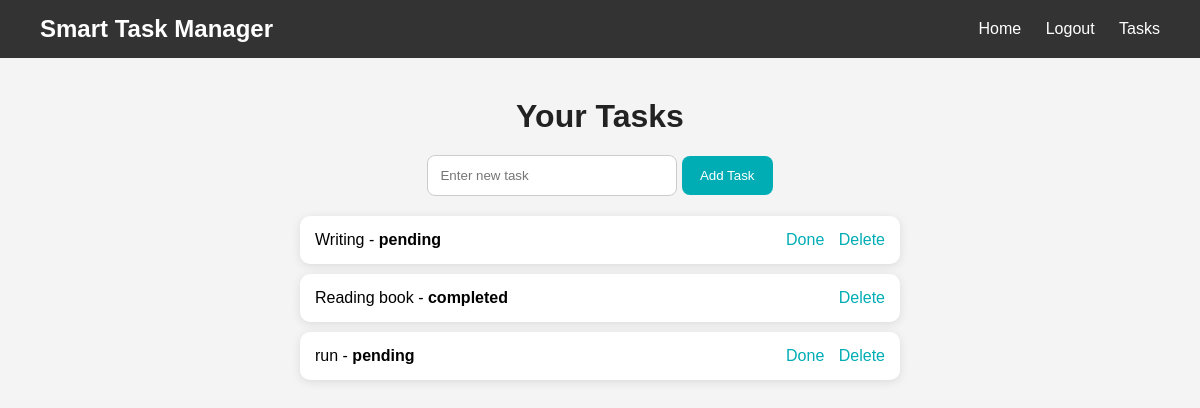
/tasks (signed in), run on the app's committed database.
### tables this page shows
CREATE TABLE tasks (
        id INTEGER PRIMARY KEY AUTOINCREMENT,
        username TEXT,
        task TEXT,
        status TEXT DEFAULT 'pending'
    );

### app.py (the view)
@app.route('/tasks', methods=['GET', 'POST'])
def tasks():
    if 'user' not in session:
        return redirect('/login')
    conn = sqlite3.connect("data.db")
    c = conn.cursor()
    if request.method == 'POST':
        task = request.form['task']
        username = session['user']
        c.execute("INSERT INTO tasks (username, task) VALUES (?, ?)",
                  (username, task))
        conn.commit()
    c.execute("SELECT * FROM tasks WHERE username=?",
              (session['user'],))
    data = c.fetchall()
    conn.close()
    return render_template('tasks.html', tasks=data)

### templates/tasks.html (shortened to what this page needs)
<!DOCTYPE html>
<html>
<head>
    <link rel="stylesheet" href="{{ url_for('static', filename='style.css') }}">
</head>
<body>
<nav>
        <div class="logo">
            Smart Task Manager
        </div>
    <div class="nav-links">
    <a href="/">Home</a>
    {% if session.get('user') %}
        <a href="/logout">Logout</a>
        <a href="/tasks">Tasks</a>
    {% else %}
        <a href="/login">Login</a>
        <a href="/register">Register</a>
    {% endif %}
</div>
    </nav>
<div class="tasks-page">
    <h1>Your Tasks</h1>
    <form method="POST" action="/tasks" class="task-form">
        <input type="text" name="task" placeholder="Enter new task" required>
        <button type="submit">Add Task</button>
    </form>
    <ul class="task-list">
        {% for task in tasks %}
            <li>
                <span>
                    {{ task[2] }} - <b>{{ task[3] }}</b>
                </span>
                <span>
                    {% if task[3] == 'pending' %}
                        <a href="/complete/{{ task[0] }}">Done</a>
                    {% endif %}
                    <a href="/delete/{{ task[0] }}">Delete</a>
                </span>
            </li>
        {% endfor %}
    </ul>
</div>
</body>
</html>

### static/style.css (style rules this page uses)
* { margin: 0; padding: 0; box-sizing: border-box; }
body { font-family: Arial, sans-serif; background-color: #f4f4f4; }
nav { background-color: #333; padding: 15px 40px; display: flex; justify-content: space-between; align-items: center; }
.logo { color: white; font-size: 24px; font-weight: bold; }
.nav-links a { color: white; text-decoration: none; margin-left: 20px; font-size: 16px; }
.tasks-page { padding: 40px; text-align: center; }
.tasks-page h1 { margin-bottom: 20px; color: #222; }
.task-form { margin-bottom: 20px; }
.task-form input { padding: 12px; width: 250px; border: 1px solid #ccc; border-radius: 8px; }
.task-form button { padding: 12px 18px; border: none; background-color: #00adb5; color: white; border-radius: 8px; cursor: pointer; }
.task-list { list-style: none; padding: 0; max-width: 600px; margin: auto; }
.task-list li { background: white; margin: 10px 0; padding: 15px; border-radius: 10px; display: flex; justify-content: space-between; align-items: center; box-shadow: 0 2px 10px rgba(0,0,0,0.1); }
.task-list a { margin-left: 10px; text-decoration: none; color: #00adb5; }

### data on the page
tasks: task "Writing", status "pending"
tasks: task "Reading book", status "completed"
tasks: task "run", status "pending"
